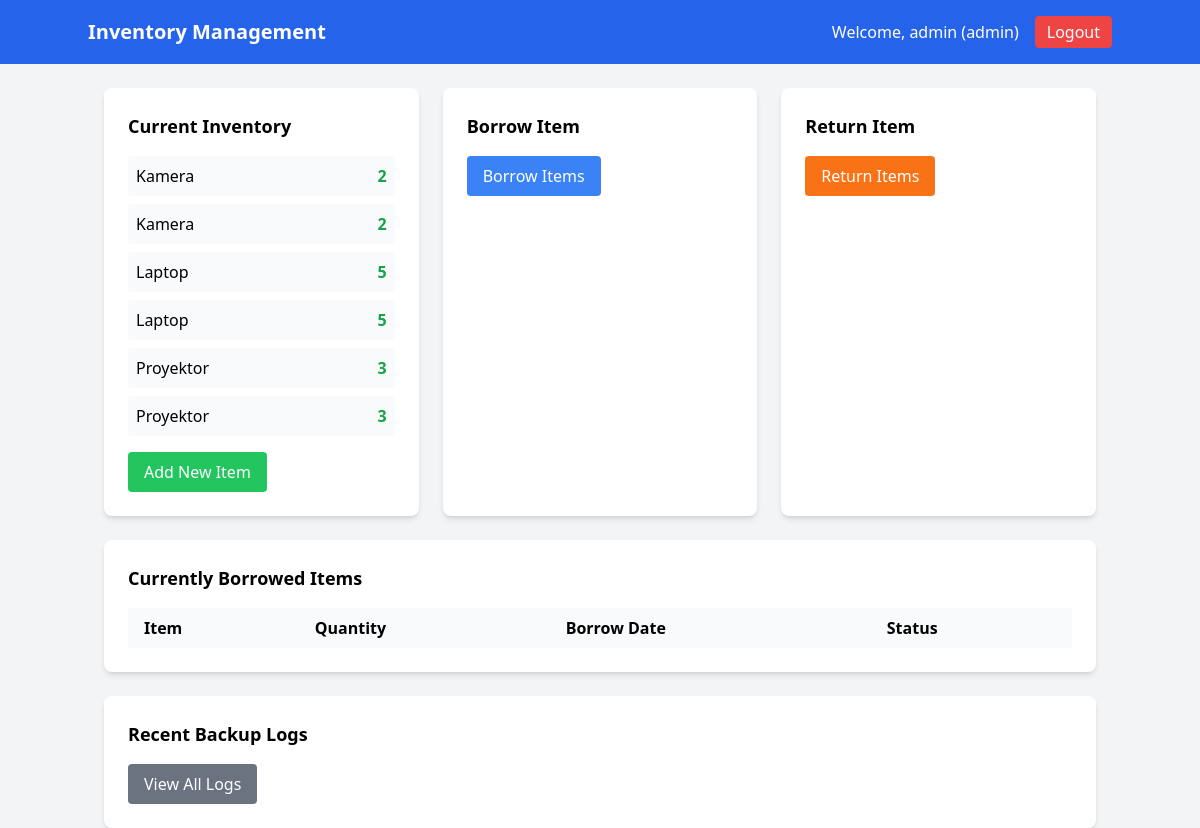
The app's page /dashboard.php (signed in) with its own data.
### tables this page shows
CREATE TABLE `barang` (
  `id` int(11) NOT NULL,
  `nama_barang` varchar(100) DEFAULT NULL,
  `jumlah` int(11) DEFAULT 0
);

### includes/inventory.php (called while the page is built, shortened)
<?php
require_once 'config/database.php';
class Inventory {
    private $conn;
    public function __construct() {
        $database = new Database();
        $this->conn = $database->getConnection();
    }
    public function getAllItems() {
        $query = "SELECT * FROM barang ORDER BY nama_barang";
        $stmt = $this->conn->prepare($query);
        $stmt->execute();
        return $stmt->fetchAll(PDO::FETCH_ASSOC);
    }
}
?>

### config/database.php (called while the page is built, shortened)
<?php
class Database {
    private $host = 'localhost';
    private $db_name = 'inventaris';
    private $username = 'root';
    private $password = '';
    public function getConnection() {
        $this->conn = null;
        try {
            $this->conn = new PDO("mysql:host=" . $this->host . ";dbname=" . $this->db_name, $this->username, $this->password);
            $this->conn->exec("set names utf8");
            $this->conn->setAttribute(PDO::ATTR_ERRMODE, PDO::ERRMODE_EXCEPTION);
        } catch(PDOException $exception) {
            echo "Connection error: " . $exception->getMessage();
        }
        return $this->conn;
    }
}
?>

### includes/auth.php (called while the page is built, shortened)
<?php
require_once 'config/database.php';
class Auth {
    public function __construct() {
        $database = new Database();
    }
    public function isAdmin() {
        return isset($_SESSION['role']) && $_SESSION['role'] === 'admin';
    }
}
?>

### dashboard.php (the view, shortened to what this page needs)
<?php
require_once 'includes/auth.php';
require_once 'includes/inventory.php';
$auth = new Auth();
$inventory = new Inventory();
$items = $inventory->getAllItems();
?>
<!DOCTYPE html>
<html lang="en">
<head>
    <script src="https://cdn.tailwindcss.com"></script>
</head>
<body class="bg-gray-100">
    <nav class="bg-blue-600 text-white p-4">
        <div class="container mx-auto flex justify-between items-center">
            <h1 class="text-xl font-bold">Inventory Management</h1>
            <div class="flex items-center space-x-4">
                <span>Welcome, <?php echo $_SESSION['username']; ?> (<?php echo $_SESSION['role']; ?>)</span>
                <a href="logout.php" class="bg-red-500 hover:bg-red-700 px-3 py-1 rounded">Logout</a>
            </div>
        </div>
    </nav>
    <div class="container mx-auto mt-6 px-4">
        <div class="grid grid-cols-1 md:grid-cols-2 lg:grid-cols-3 gap-6">
            <div class="bg-white rounded-lg shadow-md p-6">
                <h2 class="text-lg font-bold mb-4">Current Inventory</h2>
                <div class="space-y-2">
                    <?php foreach ($items as $item): ?>
                        <div class="flex justify-between items-center p-2 bg-gray-50 rounded">
                            <span><?php echo htmlspecialchars($item['nama_barang']); ?></span>
                            <span class="font-bold <?php echo $item['jumlah'] > 0 ? 'text-green-600' : 'text-red-600'; ?>">
                                <?php echo $item['jumlah']; ?>
                            </span>
                        </div>
                    <?php endforeach; ?>
                </div>
                <?php if ($auth->isAdmin()): ?>
                    <a href="add_item.php" class="mt-4 inline-block bg-green-500 hover:bg-green-700 text-white px-4 py-2 rounded">
                        Add New Item
                    </a>
                <?php endif; ?>
            </div>
            <div class="bg-white rounded-lg shadow-md p-6">
                <h2 class="text-lg font-bold mb-4">Borrow Item</h2>
                <a href="borrow.php" class="bg-blue-500 hover:bg-blue-700 text-white px-4 py-2 rounded inline-block">
                    Borrow Items
                </a>
            </div>
            <div class="bg-white rounded-lg shadow-md p-6">
                <h2 class="text-lg font-bold mb-4">Return Item</h2>
                <a href="return.php" class="bg-orange-500 hover:bg-orange-700 text-white px-4 py-2 rounded inline-block">
                    Return Items
                </a>
            </div>
        </div>
        <div class="mt-6 bg-white rounded-lg shadow-md p-6">
            <h2 class="text-lg font-bold mb-4">Currently Borrowed Items</h2>
            <div class="overflow-x-auto">
                <table class="min-w-full table-auto">
                    <thead>
                        <tr class="bg-gray-50">
                            <th class="px-4 py-2 text-left">Item</th>
                            <th class="px-4 py-2 text-left">Quantity</th>
                            <th class="px-4 py-2 text-left">Borrow Date</th>
                            <th class="px-4 py-2 text-left">Status</th>
                        </tr>
                    </thead>
                </table>
            </div>
        </div>
        <?php if ($auth->isAdmin()): ?>
            <div class="mt-6 bg-white rounded-lg shadow-md p-6">
                <h2 class="text-lg font-bold mb-4">Recent Backup Logs</h2>
                <a href="logs.php" class="bg-gray-500 hover:bg-gray-700 text-white px-4 py-2 rounded inline-block">
                    View All Logs
                </a>
            </div>
        <?php endif; ?>
    </div>
</body>
</html>

### records on screen
barang: nama_barang "Kamera", jumlah "2"
barang: nama_barang "Kamera", jumlah "2"
barang: nama_barang "Laptop", jumlah "5"
barang: nama_barang "Laptop", jumlah "5"
barang: nama_barang "Proyektor", jumlah "3"
barang: nama_barang "Proyektor", jumlah "3"

### other values on screen
$_SESSION['username'] "admin"
$_SESSION['role'] "admin"
